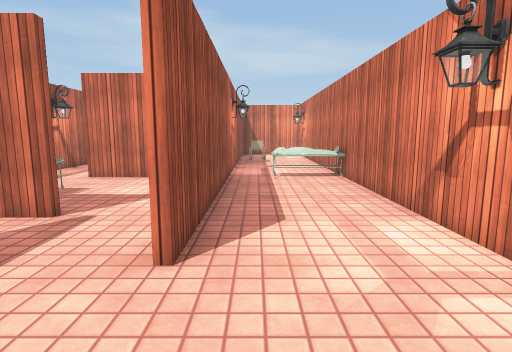
view 1 (above)

24 first-person views from a walk through a 3-D level made in the Unity game engine. The camera is 1.3 m above the floor, tilts 8° down and sees 80° across. The floor is counted in squares, 1 m on a side. Each view is taken from the middle of a square. On the plan, view 1 faces up. The plan holds only what a view shows up to about 14 squares ahead; the rest is blank. The player character is not drawn. Some surface patterns are stand-ins.

view 2
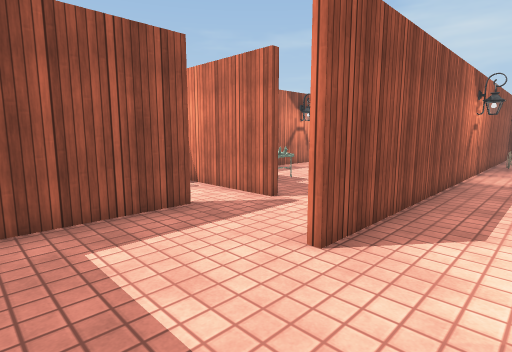

view 3
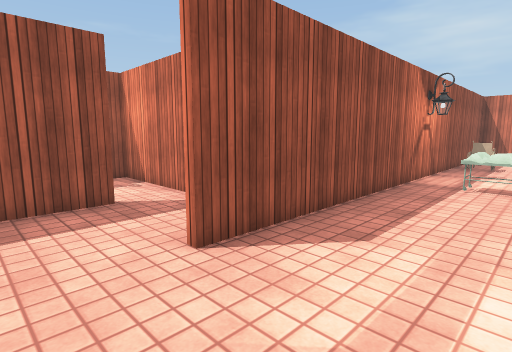

view 4
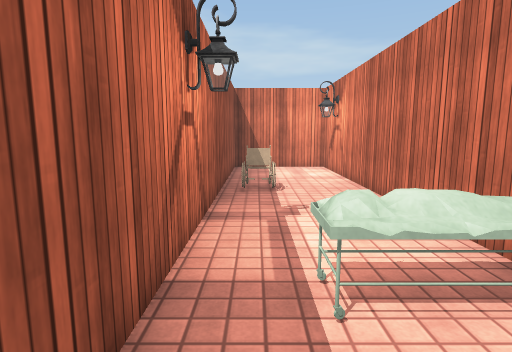

view 5
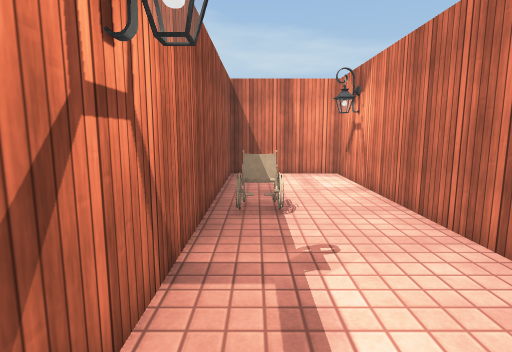

view 6
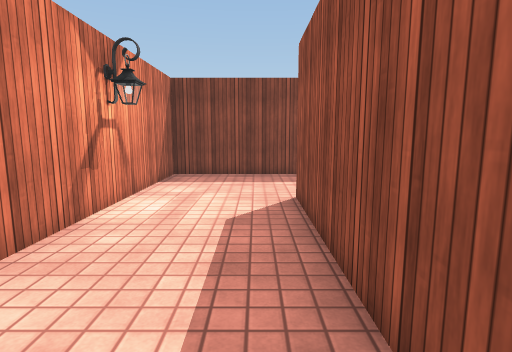

view 7
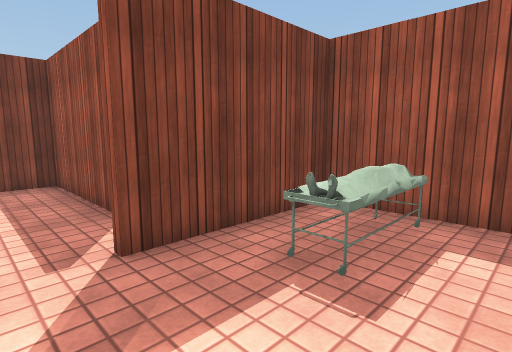

view 8
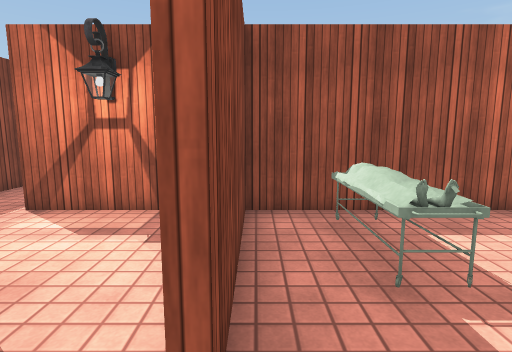

view 9
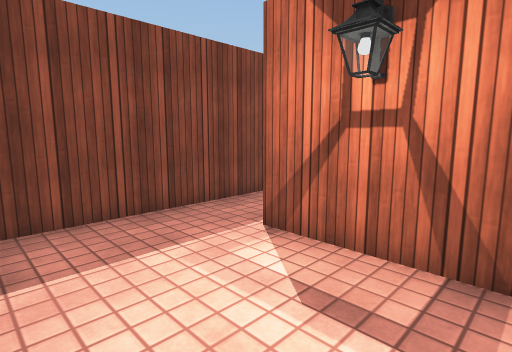

view 10
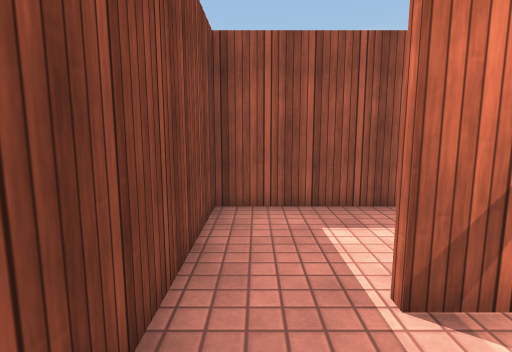

view 11
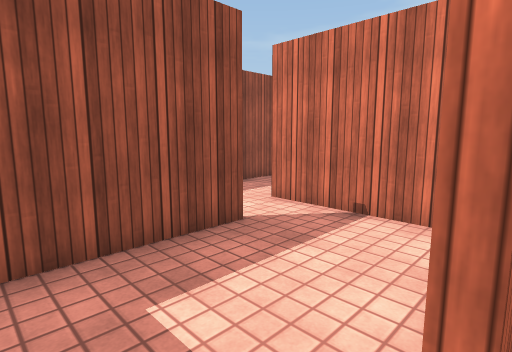

view 12
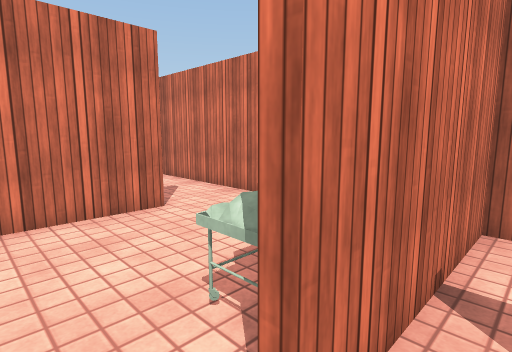

view 13
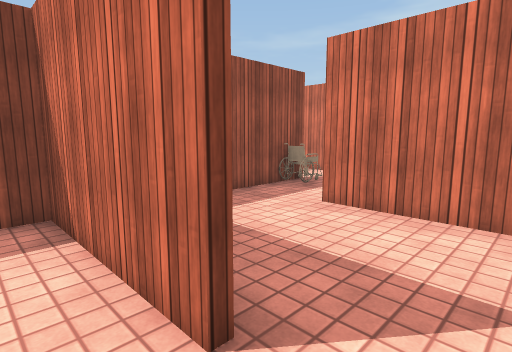

view 14
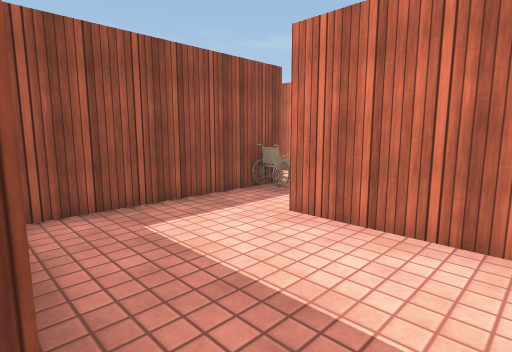

view 15
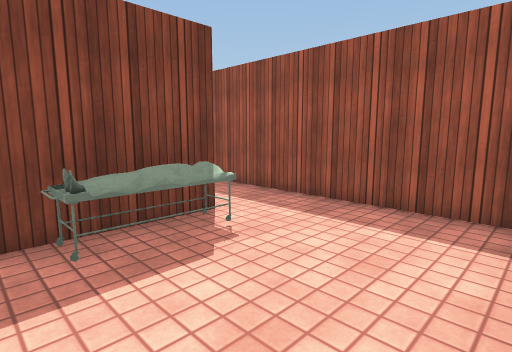

view 16
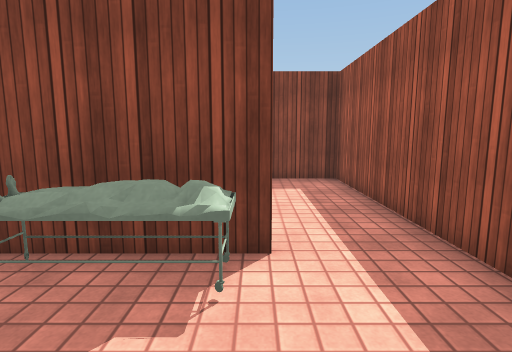

view 17
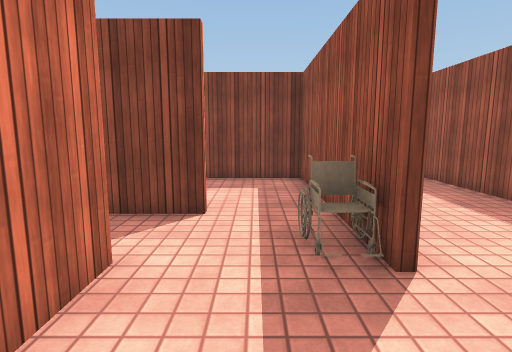

view 18
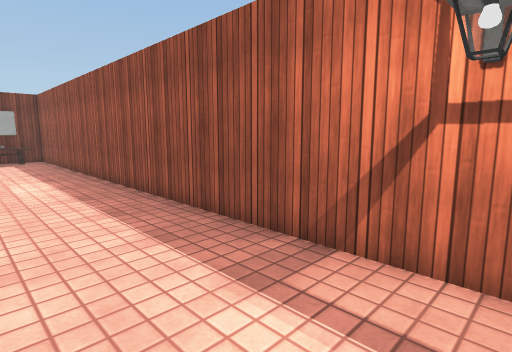

view 19
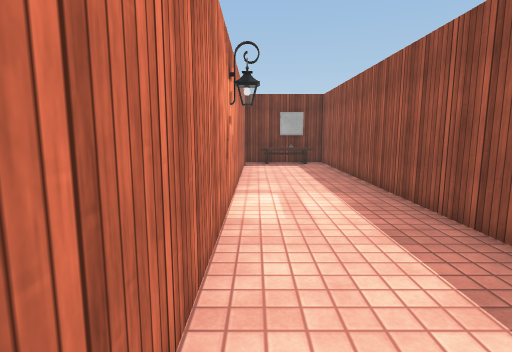

view 20
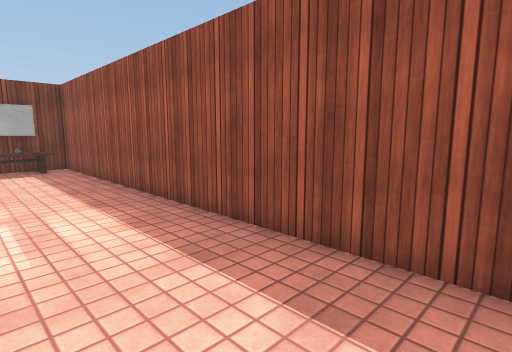

view 21
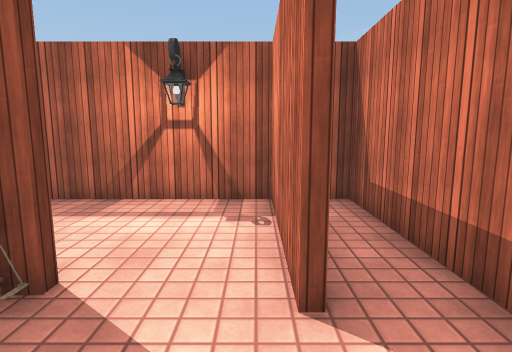

view 22
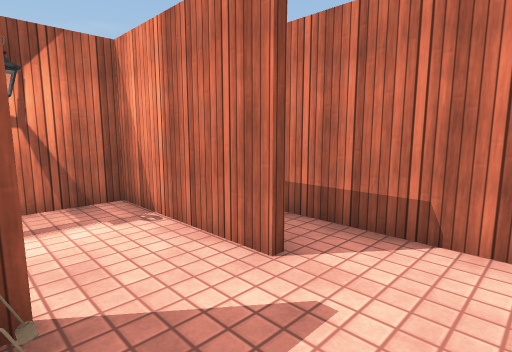

view 23
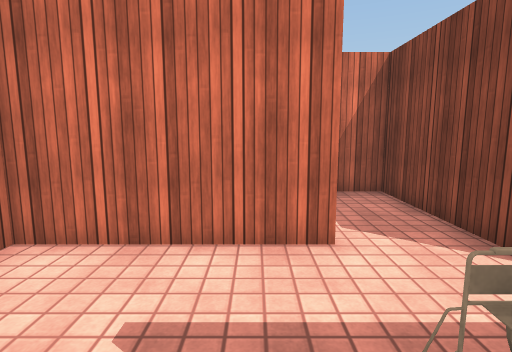

view 24
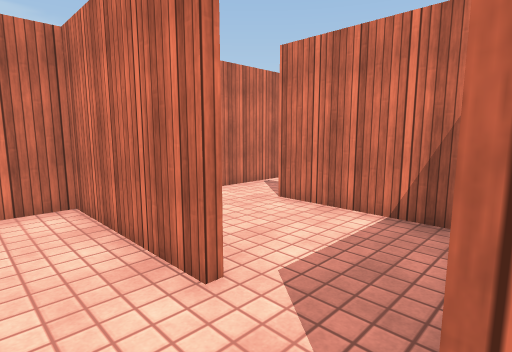

### Floor plan
Points are (right, up) in squares from view 1. A wall is a line through its corners. A room is listed if a view was taken in it or the views show most of it. See-through windows are left out.
Room 1 (views 1, 2, 3, 4, 5, 6)
walls: (-3.8, 3.1) (-3.8, -0.7) (2.6, -0.7) (2.6, 18.9) (-0.8, 18.9) (-0.8, 2.8)
ways out: opening at (-2.5, 3) to room 3
objects: other object (0, 14); other object (1, 9) to (2, 9)
Room 2 (view 7)
walls: (-3.1, 9) (-5, 9); (-7.1, 8.5) (-7.1, 4.6); (-7.1, 4.8) (-3.1, 4.8)
ways out: opening at (-2.5, 5) to room 3; opening at (-5.5, 9)
objects: other object (-6, 6) to (-4, 7)
Room 3 (views 8, 9)
walls: (-3.1, 4.6) (-4.6, 4.6)
ways out: opening at (-2.5, 3) to room 1; opening at (-2.5, 5) to room 2; opening at (-4, 4) to room 9
Room 4 (views 10, 11)
walls: (-7.6, -0.7) (-4.2, -0.7)
ways out: opening at (-7, 0.5) to room 8; opening at (-5.5, 2.5) to room 9
Room 5 (views 12, 13, 16)
walls: (-11.2, 4.8) (-8.1, 4.8); (-7.1, 4.6) (-11.2, 4.6); (-9.2, 9) (-13.3, 9) (-13.3, -0.7) (-11.4, -0.7)
ways out: opening at (-8.5, 9) to room 6; opening at (-8.5, 2.5) to room 8
objects: other object (-10, 5) to (-9, 6)
Room 6 (views 14, 15, 24)
walls: (-8.2, 13) (-11.2, 13); (-7.3, 8.6) (-7.3, 13); (-13.3, 13.4) (-13.3, 9.2) (-10.5, 9.2)
ways out: opening at (-8.5, 9) to room 5; opening at (-12, 13) to room 7
Room 7 (views 17, 18, 19, 20, 21, 22, 23)
walls: (-13.3, 15.4) (-13.3, 13.4); (-10.6, 15) (-10.6, 18.9) (-17, 18.9); (-13, 17.3) (-17, 17.3) (-17, -0.7) (-13.5, -0.7); (-13.5, 1.4) (-13.5, 12.5); (-16.1, -0.6) (-15, -0.6)
ways out: opening at (-12, 13) to room 6; opening at (-10, 14.5) to room 10
objects: other object (-16, 0) to (-15, 0); other object (-14, 0); other object (-13, 14)
Room 8 (no view inside)
walls: (-10.3, 3.1) (-10.3, -0.7) (-7.6, -0.7)
ways out: opening at (-7, 0.5) to room 4; opening at (-8.5, 2.5) to room 5
Room 9 (no view inside)
walls: (-4.6, 4.6) (-7.1, 4.6) (-7.1, 1)
ways out: opening at (-4, 4) to room 3; opening at (-5.5, 2.5) to room 4
Room 10 (no view inside)
walls: (-11.2, 13.2) (-7.3, 13.2) (-7.3, 15.4)
ways out: opening at (-10, 14.5) to room 7; opening at (-8.5, 16.5) to room 11
Room 11 (no view inside)
walls: (-7.3, 15.4) (-7.3, 17.1)
ways out: opening at (-8.5, 16.5) to room 10; opening at (-7, 18)

Where each view was taken, in squares from view 1:
view 1: 0 up, 0 right, facing up
view 2: 0 up, 1 right, facing up-left
view 3: 1 up, 2 right, facing up-left
view 4: 7 up, 0 right, facing up
view 5: 9 up, 0 right, facing up
view 6: 9 up, 0 right, facing down
view 7: 8 up, 2 left, facing down-left
view 8: 5 up, 2 left, facing left
view 9: 4 up, 4 left, facing down-left
view 10: 0 up, 5 left, facing left
view 11: 0 up, 7 left, facing up-left
view 12: 4 up, 12 left, facing up-right
view 13: 8 up, 8 left, facing up-left
view 14: 9 up, 8 left, facing up-left
view 15: 9 up, 8 left, facing down-left
view 16: 8 up, 11 left, facing down
view 17: 18 up, 12 left, facing down
view 18: 16 up, 14 left, facing down-left
view 19: 13 up, 14 left, facing down
view 20: 12 up, 14 left, facing down-left
view 21: 17 up, 11 left, facing left
view 22: 15 up, 11 left, facing up-left
view 23: 16 up, 14 left, facing right
view 24: 13 up, 12 left, facing up-right
